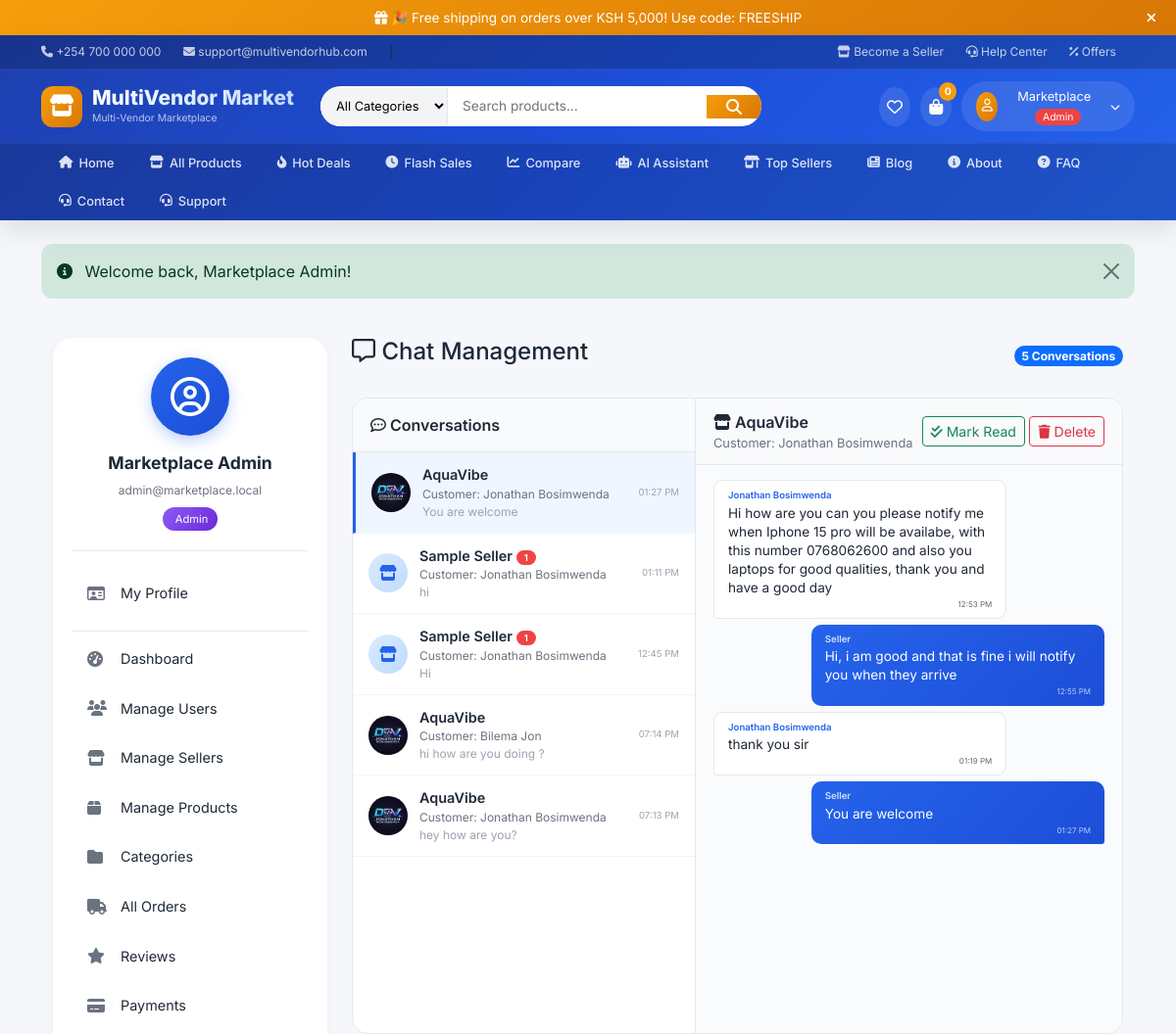
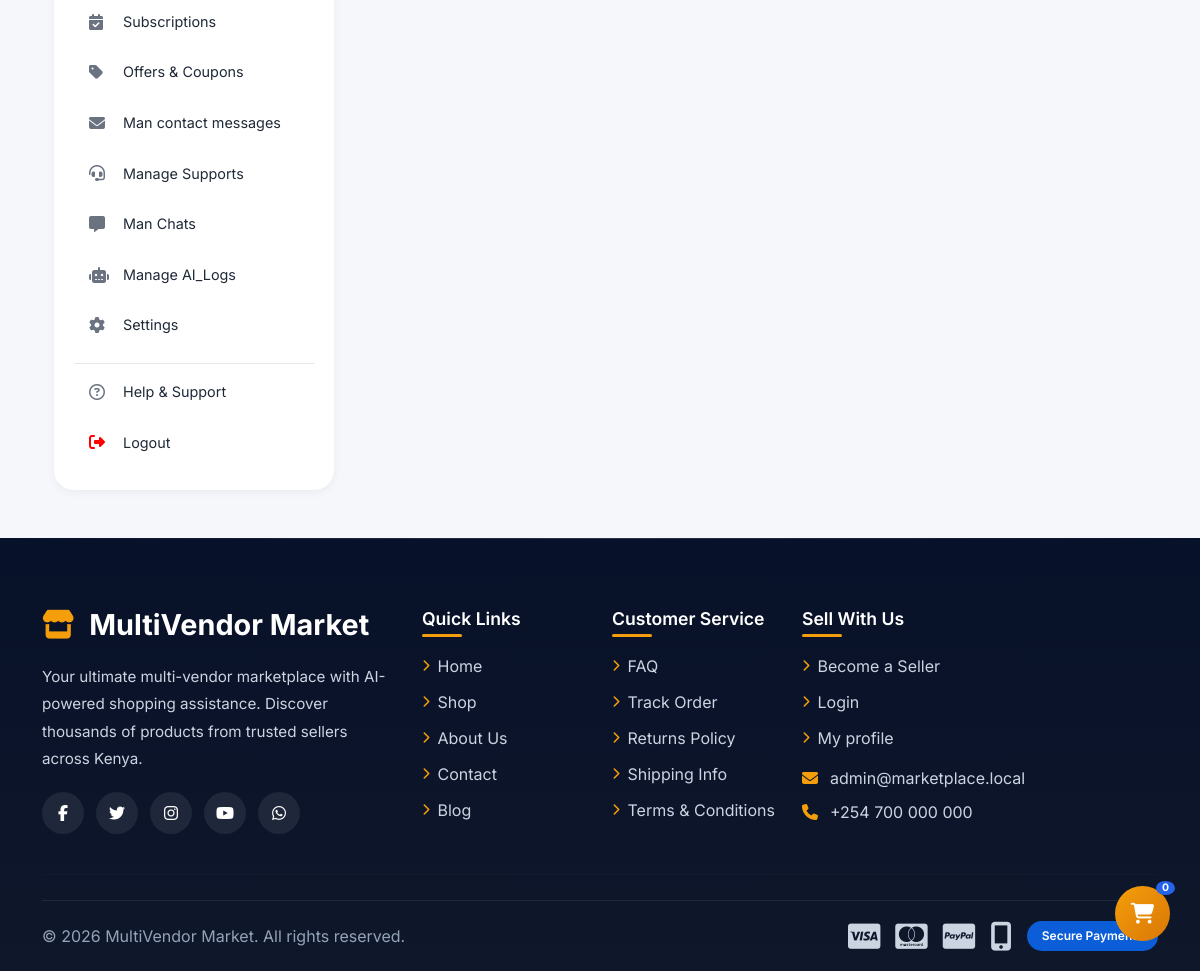
/admin/chats.php?seller_id=4&customer_id=5 (signed in), run on the app's committed database (2 pictures, top to bottom).
### tables this page shows
CREATE TABLE `sellers` (
  `id` int(11) NOT NULL,
  `user_id` int(11) NOT NULL,
  `shop_name` varchar(150) NOT NULL,
  `shop_logo` varchar(255) DEFAULT NULL,
  `phone` varchar(60) NOT NULL,
  `business_id` varchar(100) NOT NULL,
  `id_image` varchar(255) DEFAULT NULL,
  `description` text DEFAULT NULL,
  `location` varchar(255) DEFAULT NULL,
  `status` enum('pending','verified','rejected') NOT NULL DEFAULT 'pending',
  `subscription_status` enum('active','expired','none') NOT NULL DEFAULT 'none',
  `subscription_expires` date DEFAULT NULL,
  `created_at` datetime NOT NULL
);

CREATE TABLE `users` (
  `id` int(11) NOT NULL,
  `name` varchar(120) NOT NULL,
  `email` varchar(190) NOT NULL,
  `password_hash` varchar(255) NOT NULL,
  `role` enum('customer','seller','admin') NOT NULL DEFAULT 'customer',
  `phone` varchar(40) DEFAULT NULL,
  `address` text DEFAULT NULL,
  `email_verified` tinyint(1) NOT NULL DEFAULT 0,
  `verification_token` varchar(64) DEFAULT NULL,
  `reset_token` varchar(64) DEFAULT NULL,
  `reset_expires` datetime DEFAULT NULL,
  `created_at` datetime NOT NULL,
  `remember_token` varchar(64) DEFAULT NULL,
  `remember_expires` datetime DEFAULT NULL
);

CREATE TABLE `chats` (
  `id` int(11) NOT NULL,
  `user_id` int(11) NOT NULL,
  `seller_id` int(11) NOT NULL,
  `message` text NOT NULL,
  `file_name` varchar(255) DEFAULT NULL,
  `file_type` varchar(50) DEFAULT NULL,
  `file_path` varchar(255) DEFAULT NULL,
  `file_thumb` varchar(255) DEFAULT NULL,
  `is_file` tinyint(1) DEFAULT 0,
  `sender` enum('user','seller','admin') NOT NULL,
  `is_read` tinyint(1) DEFAULT 0,
  `created_at` datetime NOT NULL
);

### includes/functions.php (called while the page is built, shortened)
<?php
function csrf_token() {
    return $_SESSION['csrf_token'];
}
function sanitize($value) {
    return htmlspecialchars(trim($value), ENT_QUOTES, 'UTF-8');
}
?>

### admin/chats.php (the view, shortened to what this page needs)
<?php
require_once '../includes/header.php';
$sql = "SELECT
            c.seller_id,
            c.user_id as customer_id,
            s.shop_name,
            s.shop_logo,
            u.name as customer_name,
            u.email as customer_email,
            COUNT(*) as total_messages,
            SUM(CASE WHEN c.is_read = 0 AND c.sender = 'user' THEN 1 ELSE 0 END) as unread_count,
            MAX(c.created_at) as last_message_time,
            (SELECT message FROM chats WHERE seller_id = c.seller_id AND user_id = c.user_id ORDER BY created_at DESC LIMIT 1) as last_message
        FROM chats c
        JOIN sellers s ON s.id = c.seller_id
        JOIN users u ON u.id = c.user_id
        GROUP BY c.seller_id, c.user_id
        ORDER BY last_message_time DESC";
$conversations = $mysqli->query($sql);
$selected_seller_id = intval($_GET['seller_id'] ?? 0);
$selected_customer_id = intval($_GET['customer_id'] ?? 0);
$messages = null;
if ($selected_seller_id > 0 && $selected_customer_id > 0) {
    $messages_sql = "SELECT c.*,
                     u.name as customer_name,
                     s.shop_name,
                     CASE WHEN c.sender = 'user' THEN u.name ELSE s.shop_name END as sender_name
                     FROM chats c
                     JOIN users u ON u.id = c.user_id
                     JOIN sellers s ON s.id = c.seller_id
                     WHERE c.seller_id = ? AND c.user_id = ?
                     ORDER BY c.created_at ASC";
    $messages_stmt = $mysqli->prepare($messages_sql);
    $messages_stmt->bind_param('ii', $selected_seller_id, $selected_customer_id);
    $messages_stmt->execute();
    $messages = $messages_stmt->get_result();
}
?>
<div class="container-fluid py-4">
    <div class="chats-container">
        <div class="chats-sidebar">
            <?php require_once '../includes/dashboard_sidebar.php'; ?>
        </div>
        <div class="chats-content">
            <div class="d-flex justify-content-between align-items-center mb-4">
                <h4><i class="fa-regular fa-message"></i> Chat Management</h4>
                <span class="badge bg-primary rounded-pill"><?= $conversations->num_rows ?> Conversations</span>
            </div>
            <div class="chats-wrapper">
                <div class="conversations-list">
                    <div class="conversations-list-header">
                        <i class="fa-regular fa-comment-dots"></i> Conversations
                    </div>
                    <?php if ($conversations && $conversations->num_rows > 0): ?>
                        <?php while ($conv = $conversations->fetch_assoc()):
                            $has_unread = isset($conv['unread_count']) && $conv['unread_count'] > 0;
                            $is_active = ($selected_seller_id == $conv['seller_id'] && $selected_customer_id == $conv['customer_id']);
                        ?>
                        <div class="conversation-item <?= $is_active ? 'active' : '' ?>"
                             onclick="window.location.href='chats.php?seller_id=<?= $conv['seller_id'] ?>&customer_id=<?= $conv['customer_id'] ?>'">
                            <div class="avatar">
                                <?php if (!empty($conv['shop_logo']) && file_exists('../uploads/sellers/' . $conv['shop_logo'])): ?>
                                    <img src="../uploads/sellers/<?= $conv['shop_logo'] ?>" alt="<?= sanitize($conv['shop_name']) ?>">
                                <?php else: ?>
                                    <i class="fa-solid fa-store"></i>
                                <?php endif; ?>
                            </div>
                            <div class="info">
                                <div class="shop-name">
                                    <?= sanitize($conv['shop_name']) ?>
                                    <?php if ($has_unread): ?>
                                        <span class="unread-badge"><?= $conv['unread_count'] ?></span>
                                    <?php endif; ?>
                                </div>
                                <div class="customer-name">Customer: <?= sanitize($conv['customer_name']) ?></div>
                                <div class="last-msg"><?= sanitize(substr($conv['last_message'] ?? '', 0, 60)) ?></div>
                            </div>
                            <div class="time"><?= date('h:i A', strtotime($conv['last_message_time'])) ?></div>
                        </div>
                        <?php endwhile; ?>
                    <?php endif; ?>
                </div>
                <div class="chat-area-admin">
                    <?php if ($selected_seller_id > 0 && $selected_customer_id > 0 && $messages):
                        $conv_sql = "SELECT s.shop_name, u.name as customer_name FROM sellers s JOIN users u ON u.id = ? WHERE s.id = ?";
                        $conv_stmt = $mysqli->prepare($conv_sql);
                        $conv_stmt->bind_param('ii', $selected_customer_id, $selected_seller_id);
                        $conv_stmt->execute();
                        $conv_details = $conv_stmt->get_result()->fetch_assoc();
                    ?>
                        <div class="chat-area-header">
                            <div class="header-info">
                                <div class="shop-name">
                                    <i class="fa-solid fa-store"></i> <?= sanitize($conv_details['shop_name'] ?? 'Unknown Shop') ?>
                                </div>
                                <div class="customer-name">
                                    Customer: <?= sanitize($conv_details['customer_name'] ?? 'Unknown Customer') ?>
                                </div>
                            </div>
                            <div>
                                <a href="chats.php?mark_read=all&seller_id=<?= $selected_seller_id ?>&customer_id=<?= $selected_customer_id ?>" class="btn btn-sm btn-outline-success" title="Mark all as read">
                                    <i class="fa fa-check-double"></i> Mark Read
                                </a>
                                <a href="chats.php?delete=conversation&seller_id=<?= $selected_seller_id ?>&customer_id=<?= $selected_customer_id ?>&csrf_token=<?= csrf_token() ?>" class="btn btn-sm btn-outline-danger" onclick="return confirm('Delete this entire conversation?')">
                                    <i class="fa fa-trash"></i> Delete
                                </a>
                            </div>
                        </div>
                        <div class="chat-messages-admin" id="adminChatMessages">
                            <?php while ($msg = $messages->fetch_assoc()):
                                $is_sent = $msg['sender'] == 'seller';
                            ?>
                                <div class="chat-message <?= $is_sent ? 'sent' : 'received' ?>">
                                    <span class="sender-name">
                                        <?= $is_sent ? 'Seller' : sanitize($msg['customer_name']) ?>
                                    </span>
                                    <?= nl2br(sanitize($msg['message'])) ?>
                                    <span class="message-time"><?= date('h:i A', strtotime($msg['created_at'])) ?></span>
                                </div>
                            <?php endwhile; ?>
                        </div>
                    <?php endif; ?>
                </div>
            </div>
        </div>
    </div>
</div>
<?php require_once '../includes/footer.php'; ?>

### includes/header.php (style rules this page uses)
:root { --primary: #2563eb; --primary-dark: #1d4ed8; --secondary: #f59e0b; --success: #10b981; --danger: #ef4444; --dark: #1f2937; --gray: #6b7280; --light-gray: #f3f4f6; --white: #ffffff; --border: #e5e7eb; }
* { margin: 0; padding: 0; box-sizing: border-box; }
body { font-family: 'Inter', sans-serif; background: #f5f7fb; color: #1f2937; }

### admin/chats.php (style rules this page uses)
.chats-container { display: flex; gap: 25px; min-height: 600px; }
.chats-sidebar { width: 280px; flex-shrink: 0; }
.chats-content { flex: 1; }
.chats-wrapper { background: white; border-radius: 16px; border: 1px solid #e5e7eb; overflow: hidden; display: flex; height: 650px; }
.conversations-list { width: 350px; border-right: 1px solid #e5e7eb; overflow-y: auto; flex-shrink: 0; }
.conversations-list-header { padding: 15px 18px; background: #f8fafc; border-bottom: 1px solid #e5e7eb; font-weight: 600; color: #1f2937; position: sticky; top: 0; z-index: 5; }
.conversation-item { padding: 12px 16px; border-bottom: 1px solid #f1f5f9; cursor: pointer; transition: all 0.3s; display: flex; align-items: center; gap: 12px; }
.conversation-item.active { background: #eff6ff; border-left: 3px solid #2563eb; }
.conversation-item .avatar { width: 40px; height: 40px; border-radius: 50%; background: linear-gradient(135deg, #dbeafe, #bfdbfe); display: flex; align-items: center; justify-content: center; font-size: 1rem; color: #2563eb; flex-shrink: 0; overflow: hidden; }
.conversation-item .avatar img { width: 100%; height: 100%; object-fit: cover; }
.conversation-item .info { flex: 1; min-width: 0; }
.conversation-item .info .shop-name { font-weight: 600; color: #1f2937; font-size: 0.9rem; }
.conversation-item .info .customer-name { font-size: 0.75rem; color: #6b7280; }
.conversation-item .info .last-msg { font-size: 0.75rem; color: #9ca3af; white-space: nowrap; overflow: hidden; text-overflow: ellipsis; }
.conversation-item .unread-badge { background: #ef4444; color: white; padding: 2px 8px; border-radius: 50px; font-size: 0.6rem; font-weight: 600; animation: pulse 2s infinite; }
.conversation-item .time { font-size: 0.6rem; color: #9ca3af; flex-shrink: 0; }
.chat-area-admin { flex: 1; display: flex; flex-direction: column; }
.chat-area-header { padding: 12px 18px; background: #f8fafc; border-bottom: 1px solid #e5e7eb; display: flex; justify-content: space-between; align-items: center; flex-shrink: 0; }
.chat-area-header .header-info .shop-name { font-weight: 600; color: #1f2937; }
.chat-area-header .header-info .customer-name { font-size: 0.8rem; color: #6b7280; }
.chat-messages-admin { flex: 1; overflow-y: auto; padding: 15px 18px; background: #fafbfc; }
.chat-message { margin-bottom: 6px; max-width: 75%; padding: 8px 14px; border-radius: 10px; position: relative; word-wrap: break-word; font-size: 0.85rem; line-height: 1.4; }
.chat-message.sent { background: linear-gradient(135deg, #2563eb, #1d4ed8); color: white; margin-left: auto; border-bottom-right-radius: 3px; }
.chat-message.received { background: white; color: #1f2937; border: 1px solid #e5e7eb; margin-right: auto; border-bottom-left-radius: 3px; }
.chat-message .message-time { font-size: 0.5rem; opacity: 0.7; margin-top: 2px; display: block; text-align: right; }
.chat-message .sender-name { font-size: 0.6rem; font-weight: 600; margin-bottom: 2px; display: block; color: #2563eb; }
.chat-message.sent .sender-name { color: rgba(255,255,255,0.8); }

### data on the page
sellers: shop_name "AquaVibe", users.name "Jonathan Bosimwenda"
chats: user.name "Jonathan Bosimwenda", message "Hi how are you can you please notify me when Iphone 15 pro will be availabe, with this number 0768062600 and also you laptops for good qualities, thank you and have a good day", created_at "12:53 PM"
chats: sender "Seller", message "Hi, i am good and that is fine i will notify you when they arrive", created_at "12:55 PM"
chats: user.name "Jonathan Bosimwenda", message "thank you sir", created_at "01:19 PM"
chats: sender "Seller", message "You are welcome", created_at "01:27 PM"

### other printed values
SITE_NAME "MultiVendor Market"
$cart_count "0"
explode(' ', $user['name'] ?? $user['email'])[0] "Marketplace"
$flash['message'] "Welcome back, Marketplace Admin!"
$user['name'] "Marketplace Admin"
$user['email'] "admin@marketplace.local"
$conversations->num_rows "5"
$conv['shop_name'] "AquaVibe"
$conv['customer_name'] "Jonathan Bosimwenda"
substr($conv['last_message'] ?? '', 0, 60) "You are welcome"
date('h:i A', strtotime($conv['last_message_time'])) "01:27 PM"
$conv['shop_name'] "Sample Seller"
$conv['unread_count'] "1"
substr($conv['last_message'] ?? '', 0, 60) "hi"
date('h:i A', strtotime($conv['last_message_time'])) "01:11 PM"
